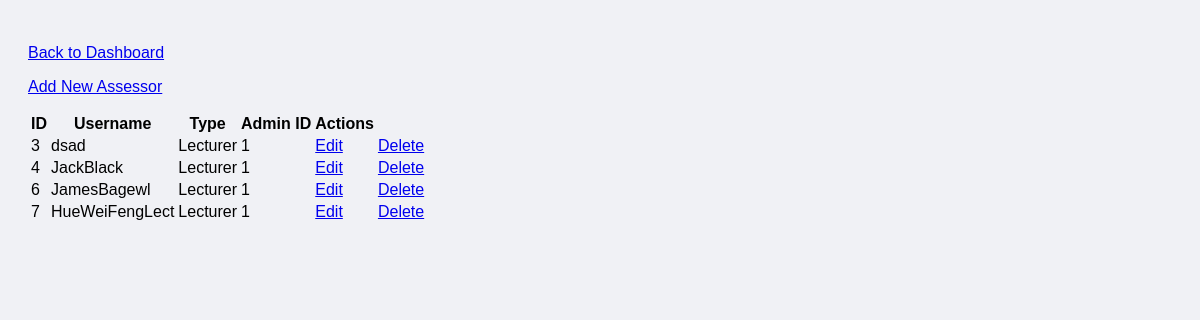
Screenshot of /Databases/AssessorDatabase.php (signed in) with the database file from the repository.
### tables this page shows
CREATE TABLE `assesoraccountlist` (
  `AssessorAccountID` int(11) NOT NULL,
  `Password` varchar(100) NOT NULL,
  `Username` varchar(100) NOT NULL,
  `AdminAccountID` int(11) NOT NULL,
  `AssesorType` enum('Lecturer','Supervisor') NOT NULL
);

### ExecutePStatement.php (called while the page is built, shortened)
<?php
function executePreparedStatement($sql, $params) {
    global $conn;
    $stmt = $conn->prepare($sql);
    if (stripos($sql, "SELECT") === 0) {
        $stmt->execute();
        $result = $stmt->get_result();
    } else {
        $result = $stmt->execute();
    }
    return $result;
}
?>

### Databases/AssessorDatabase.php (the view, shortened to what this page needs)
<?php
include '../Connection.php';
include '../ExecutePStatement.php';
$AssessorList = "SELECT * FROM assesoraccountlist";
$AssessorResult = executePreparedStatement($AssessorList, []);
?>
<!DOCTYPE html>
<html lang="en">
<head>
    <link rel="stylesheet" href="CssFiles/AssessorDashBoard.css">
</head>
<body>
    <p><a href="../AdminDashboard.php">Back to Dashboard</a></p>
    <p><a href="../AssessorFunctions/AddAssessor.php">Add New Assessor</a></p>
    <table>
        <tr>
            <th>ID</th>
            <th>Username</th>
            <th>Type</th>
            <th>Admin ID</th>
            <th>Actions</th>
        </tr>
        <?php
            while ($row = $AssessorResult->fetch_assoc()) {
                $id       = $row['AssessorAccountID'];
                $user     = $row['Username'];
                $type     = $row['AssesorType'];
                $adminID  = $row['AdminAccountID'];
                echo "<tr>";
                echo "<td>" . $id . "</td>";
                echo "<td>" . $user . "</td>";
                echo "<td>" . $type . "</td>";
                echo "<td>" . $adminID . "</td>";
                echo "<td><a href='../AssessorFunctions/EditAssessor.php?id=" . $row['AssessorAccountID'] . "'>Edit</a></td>";
                echo "<td><a href='../AssessorFunctions/DeleteAssessor.php?id=" . $row['AssessorAccountID'] . "'>Delete</a></td>";
                echo "</tr>";
            }
        ?>
    </table>
</body>
</html>

### CssFiles/AssessorDashBoard.css (style rules this page uses)
body { font-family: "Bricolage Grotesque", sans-serif; padding: 20px; }
body { background-color: #f0f1f5 ; }

### rows the page displays
assesoraccountlist: AssessorAccountID "3", Username "dsad", AssesorType "Lecturer", AdminAccountID "1"
assesoraccountlist: AssessorAccountID "4", Username "JackBlack", AssesorType "Lecturer", AdminAccountID "1"
assesoraccountlist: AssessorAccountID "6", Username "JamesBagewl", AssesorType "Lecturer", AdminAccountID "1"
assesoraccountlist: AssessorAccountID "7", Username "HueWeiFengLect", AssesorType "Lecturer", AdminAccountID "1"
